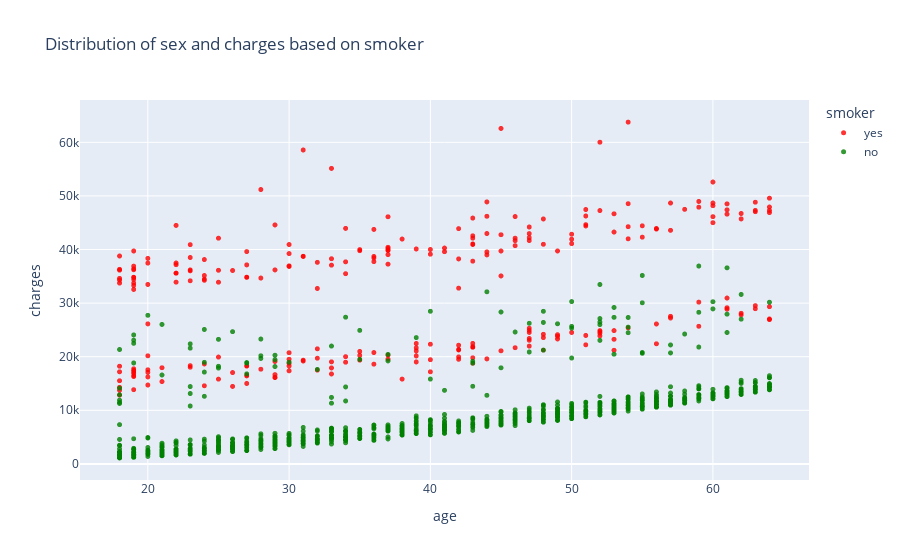

The notebook cell saved with this chart:
### Code cell
fig=px.scatter(medical_df,
               x='age',
               y='charges',
               color='smoker',
               color_discrete_sequence=['red','green'],
               opacity=0.8,
               hover_data='sex',
               title='Distribution of sex and charges based on smoker')
fig.update_traces(marker_size=5)
fig.show()

### Figure 1 — Plotly figure (JSON) as saved in the notebook; plotly's stock layout.template omitted (floating-point values rounded to 4 significant figures; data arrays with more than 128 entries replaced by an {"elided": "..."} marker saying what was removed)
{"data": [{"customdata": {"elided": "274x1 str values"}, "hovertemplate": "smoker=yes<br>age=%{x}<br>charges=%{y}<br>sex=%{customdata[0]}<extra></extra>", "legendgroup": "yes", "marker": {"color": "red", "opacity": 0.8, "size": 5, "symbol": "circle"}, "mode": "markers", "name": "yes", "showlegend": true, "type": "scattergl", "x": {"elided": "274 int values"}, "xaxis": "x", "y": {"elided": "274 float values"}, "yaxis": "y"}, {"customdata": {"elided": "1064x1 str values"}, "hovertemplate": "smoker=no<br>age=%{x}<br>charges=%{y}<br>sex=%{customdata[0]}<extra></extra>", "legendgroup": "no", "marker": {"color": "green", "opacity": 0.8, "size": 5, "symbol": "circle"}, "mode": "markers", "name": "no", "showlegend": true, "type": "scattergl", "x": {"elided": "1064 int values"}, "xaxis": "x", "y": {"elided": "1064 float values"}, "yaxis": "y"}], "layout": {"legend": {"title": {"text": "smoker"}, "tracegroupgap": 0}, "title": {"text": "Distribution of sex and charges based on smoker"}, "xaxis": {"anchor": "y", "domain": [0, 1], "title": {"text": "age"}}, "yaxis": {"anchor": "x", "domain": [0, 1], "title": {"text": "charges"}}}}
